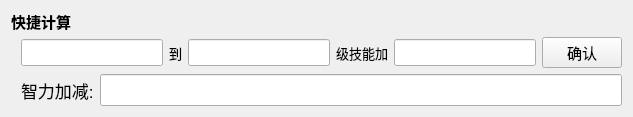
               <widget class="QWidget" name="widget_3" native="true">
                <property name="minimumSize">
                 <size>
                  <width>0</width>
                  <height>0</height>
                 </size>
                </property>
                <property name="maximumSize">
                 <size>
                  <width>16777215</width>
                  <height>110</height>
                 </size>
                </property>
                <property name="styleSheet">
                 <string notr="true"/>
                </property>
                <layout class="QVBoxLayout" name="verticalLayout_6">
                 <item>
                  <widget class="QLabel" name="label_19">
                   <property name="maximumSize">
                    <size>
                     <width>16777215</width>
                     <height>20</height>
                    </size>
                   </property>
                   <property name="font">
                    <font>
                     <pointsize>11</pointsize>
                     <weight>75</weight>
                     <bold>true</bold>
                    </font>
                   </property>
                   <property name="text">
                    <string>快捷计算</string>
                   </property>
                  </widget>
                 </item>
                 <item>
                  <layout class="QHBoxLayout" name="horizontalLayout_21">
                   <property name="leftMargin">
                    <number>10</number>
                   </property>
                   <property name="topMargin">
                    <number>0</number>
                   </property>
                   <item>
                    <widget class="QLineEdit" name="add_1">
                     <property name="font">
                      <font>
                       <pointsize>12</pointsize>
                      </font>
                     </property>
                     <property name="text">
                      <string/>
                     </property>
                     <property name="alignment">
                      <set>Qt::AlignCenter</set>
                     </property>
                    </widget>
                   </item>
                   <item>
                    <widget class="QLabel" name="label_46">
                     <property name="font">
                      <font>
                       <pointsize>10</pointsize>
                       <weight>50</weight>
                       <bold>false</bold>
                      </font>
                     </property>
                     <property name="text">
                      <string>到</string>
                     </property>
                    </widget>
                   </item>
                   <item>
                    <widget class="QLineEdit" name="add_2">
                     <property name="font">
                      <font>
                       <pointsize>12</pointsize>
                      </font>
                     </property>
                     <property name="text">
                      <string/>
                     </property>
                     <property name="alignment">
                      <set>Qt::AlignCenter</set>
                     </property>
                    </widget>
                   </item>
                   <item>
                    <widget class="QLabel" name="label_50">
                     <property name="font">
                      <font>
                       <pointsize>10</pointsize>
                       <weight>50</weight>
                       <italic>false</italic>
                       <bold>false</bold>
                      </font>
                     </property>
                     <property name="text">
                      <string>级技能加</string>
                     </property>
                    </widget>
                   </item>
                   <item>
                    <widget class="QLineEdit" name="add_3">
                     <property name="font">
                      <font>
                       <pointsize>12</pointsize>
                      </font>
                     </property>
                     <property name="text">
                      <string/>
                     </property>
                     <property name="alignment">
                      <set>Qt::AlignCenter</set>
                     </property>
                    </widget>
                   </item>
                   <item>
                    <widget class="QPushButton" name="button_add_lv">
                     <property name="font">
                      <font>
                       <pointsize>11</pointsize>
                       <weight>50</weight>
                       <bold>false</bold>
                      </font>
                     </property>
                     <property name="text">
                      <string>确认</string>
                     </property>
                    </widget>
                   </item>
                  </layout>
                 </item>
                 <item>
                  <layout class="QHBoxLayout" name="horizontalLayout_11">
                   <property name="leftMargin">
                    <number>10</number>
                   </property>
                   <item>
                    <widget class="QLabel" name="attribute_4">
                     <property name="font">
                      <font>
                       <pointsize>13</pointsize>
                       <weight>50</weight>
                       <bold>false</bold>
                      </font>
                     </property>
                     <property name="text">
                      <string>智力加减:</string>
                     </property>
                    </widget>
                   </item>
                   <item>
                    <widget class="QLineEdit" name="input_offset">
                     <property name="font">
                      <font>
                       <pointsize>15</pointsize>
                      </font>
                     </property>
                     <property name="text">
                      <string/>
                     </property>
                     <property name="alignment">
                      <set>Qt::AlignCenter</set>
                     </property>
                     <property name="placeholderText">
                      <string/>
                     </property>
                    </widget>
                   </item>
                  </layout>
                 </item>
                </layout>
               </widget>
